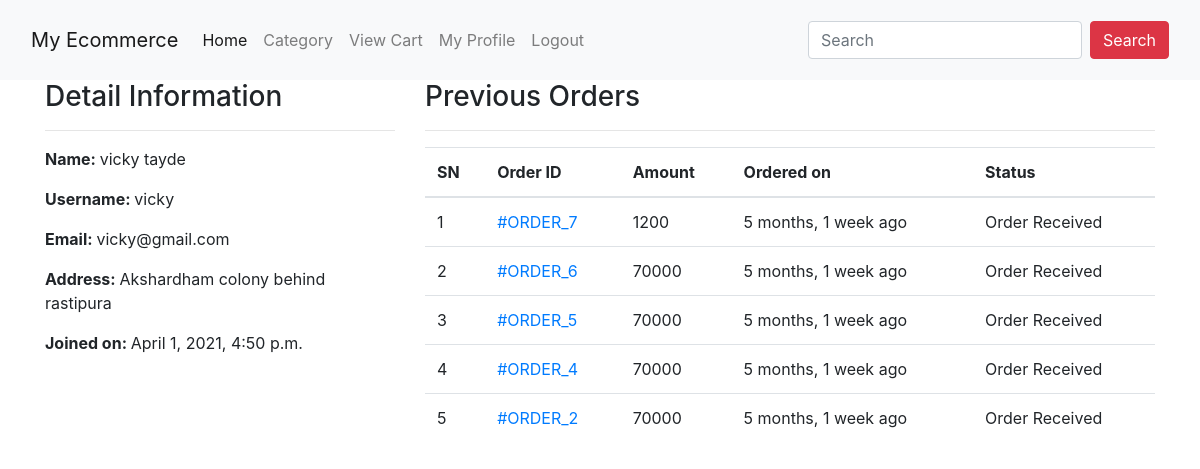
/college/profile/ (signed in), run on the app's committed database.
### college/models.py (models this page shows, shortened)
class Customer(models.Model): #therd pe ye banaya
    user = models.OneToOneField(User, on_delete=models.CASCADE)
    full_name = models.CharField(max_length=200)
    address = models.CharField(max_length=200, null=True, blank=True)
    joined_on = models.DateTimeField(auto_now_add=True)

class Order(models.Model):
    cart = models.OneToOneField(Cart, on_delete=models.CASCADE)
    ordered_by = models.CharField(max_length=200)
    shipping_address = models.CharField(max_length=200)
    mobile = models.CharField(max_length=10)
    email = models.EmailField(null=True, blank=True)
    subtotal = models.PositiveIntegerField()
    discount = models.PositiveIntegerField()
    total = models.PositiveIntegerField()
    order_status = models.CharField(max_length=50, choices=ORDER_STATUS)
    created_at = models.DateTimeField(auto_now_add=True)
    payment_method = models.CharField(
        max_length=20, choices=METHOD, default="Cash On Delivery")
    payment_completed = models.BooleanField(
        default=False, null=True, blank=True)

### college/views.py (the view)
# urls.py: path("profile/", CustomerProfileView.as_view(), name="customerprofile"),
class CustomerProfileView(TemplateView):            #for profile page
    template_name = "college/customerprofile.html"
    def dispatch(self, request, *args, **kwargs): #if user is login then show his/her profile
        if request.user.is_authenticated and Customer.objects.filter(user=request.user).exists():
                       pass
        else: #if user is not login redirect to login page
            return redirect("/college/login/?next=/profile/")
        return super().dispatch(request, *args, **kwargs)
    def get_context_data(self, **kwargs): #get the data from costomers table
        context = super().get_context_data(**kwargs)
        customer = self.request.user.customer
        context['customer'] = customer
        orders = Order.objects.filter(cart__customer=customer).order_by("-id")
        context["orders"] = orders
        return context

### college/templates/college/customerprofile.html
{% extends 'base.html' %}
{% block content %}
<div class="container">
    <div class="row">
        <div class="col-md-4">
            <h3>Detail Information</h3><hr>
             <p><span class="font-weight-bold">Name: </span> {{customer.full_name}}</p>
            <p><span class="font-weight-bold">Username: </span> {{customer.user.username}}</p>
            <p><span class="font-weight-bold">Email: </span> {{customer.user.email}}</p>
            <p><span class="font-weight-bold">Address: </span> {{customer.address}}</p>
            <p><span class="font-weight-bold">Joined on: </span> {{customer.joined_on}}</p>
        </div>
         <div class="col-md-8">
            <h3>Previous Orders</h3>
              <hr>
            <table class="table">
                <thead>
                    <tr>
                        <th>SN</th>
                        <th>Order ID</th>
                        <th>Amount</th>
                        <th>Ordered on</th>
                        <th>Status</th>
                    </tr>
                </thead>
                <tbody>
                    {% for ord in orders %}
                    <tr>
                        <td>{{forloop.counter}}</td>
                        <td><a href="{% url 'customerorderdetail' ord.pk %}"> #ORDER_{{ord.id}}</a></td>
                        <td>{{ord.total}}</td>
                        <td>{{ord.created_at|timesince}} ago</td>
                        <td>{{ord.order_status}}</td>
                    </tr>
                    {% endfor %}
                </tbody>
            </table>
    </div>
    </div>
</div>
{% endblock %}

### data on the page
Customer: full_name "vicky tayde", user.username "vicky", user.email "vicky@gmail.com", address "Akshardham colony behind rastipura", joined_on "April 1, 2021, 4:50 p.m."
Order: id "7", total "1200", created_at "5 months, 1 week", order_status "Order Received"
Order: id "6", total "70000", created_at "5 months, 1 week", order_status "Order Received"
Order: id "5", total "70000", created_at "5 months, 1 week", order_status "Order Received"
Order: id "4", total "70000", created_at "5 months, 1 week", order_status "Order Received"
Order: id "2", total "70000", created_at "5 months, 1 week", order_status "Order Received"
